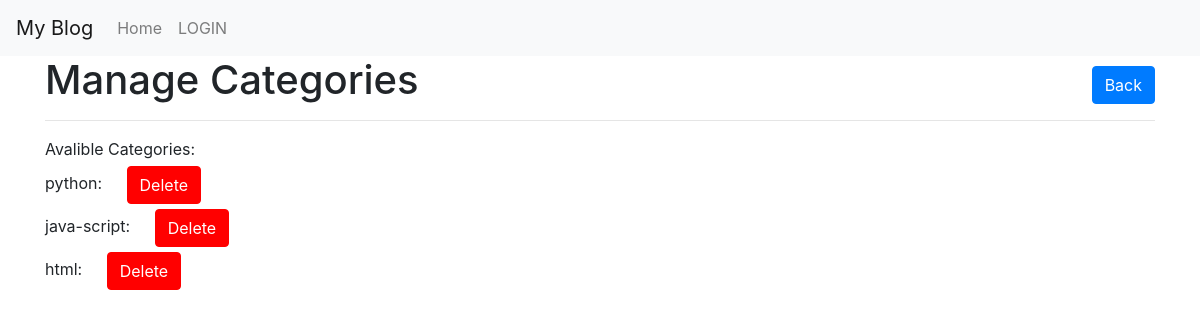
Screenshot of /blog/categories/ with the database file from the repository.
### blog/models.py (models this page shows, shortened)
class Category(models.Model):
    name = models.CharField(max_length=255)
    slug = models.SlugField(unique=True, max_length=255)
    class Meta:
        verbose_name_plural = "categories"

### blog/views.py (the view)
# urls.py: path('categories/', views.manage_slugs, name= "manage_slugs"),
def manage_slugs(request):
    categories = Category.objects.all()
    return render(request, 'blog/manage_slugs.html', {'categories': categories})

### blog/views.py (called while the page is built, shortened)
    def __call__(self, request):
        current_time =  dt.now().strftime("%Y-%m-%d %H:%M:%S")#timezone.now()
        response = self.get_response(request)
        return response

### blog/templates/blog/manage_slugs.html (shortened to what this page needs)
{% extends 'blog/base.html' %}
{% load custom_filters %}
{% block content %}
  <button class="btn btn-primary" style="float: right; margin-top: 10px;">
    <a href="{% url 'create_category' %}" style="color: white;">Back</a>
  </button>
  <h1>Manage Categories</h1>
  <hr>
  Avalible Categories:
  {% for category in categories %}
    <div style="margin-top: 5px;">
        <label>{{ category.name }}:</label>
        <button class="btn btn-primary" style="background-color: red;border-color: red;margin-left: 20px;">
            <a href="{% url 'blog:delete_category' slug=category.slug %}" style="color: white;">Delete</a>
        </button>
    </div>
    {% endfor %}
{% endblock %}

### staticfiles/css/blog.css (style rules this page uses)
.btn-primary { background-color: #007bff; border-color: #007bff; }

### rows the page displays
Category: name "python"
Category: name "java-script"
Category: name "html"
